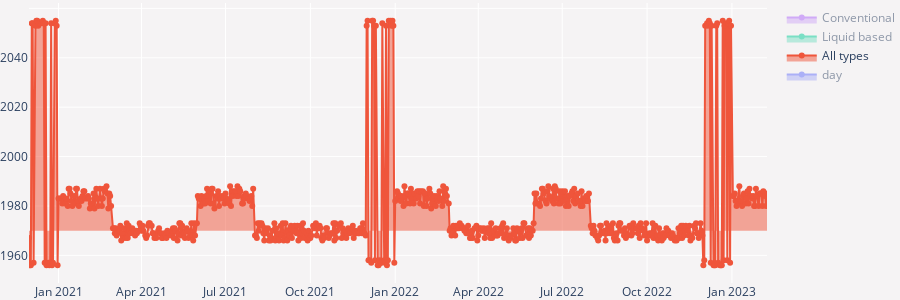

Notebook source saved alongside this figure:
### Code cell
scatter_graph(types_df, "All types")

### Figure 1 — Plotly figure (JSON) as saved in the notebook; plotly's stock layout.template omitted (floating-point values rounded to 4 significant figures; data arrays with more than 128 entries replaced by an {"elided": "..."} marker saying what was removed)
{"data": [{"fill": "tonexty", "mode": "markers+lines", "name": "day", "showlegend": true, "type": "scatter", "visible": "legendonly", "x": {"elided": "687 str values"}, "y": {"elided": "687 str values"}}, {"fill": "tonexty", "mode": "markers+lines", "name": "All types", "showlegend": true, "type": "scatter", "visible": true, "x": {"elided": "687 str values"}, "y": {"elided": "687 int values"}}, {"fill": "tonexty", "mode": "markers+lines", "name": "Liquid based", "showlegend": true, "type": "scatter", "visible": "legendonly", "x": {"elided": "687 str values"}, "y": {"elided": "687 int values"}}, {"fill": "tonexty", "mode": "markers+lines", "name": "Conventional", "showlegend": true, "type": "scatter", "visible": "legendonly", "x": {"elided": "687 str values"}, "y": {"elided": "687 int values"}}], "layout": {"height": 300, "margin": {"b": 0, "l": 0, "r": 0, "t": 0}, "paper_bgcolor": "#f5f3f4", "plot_bgcolor": "#f5f3f4"}}
